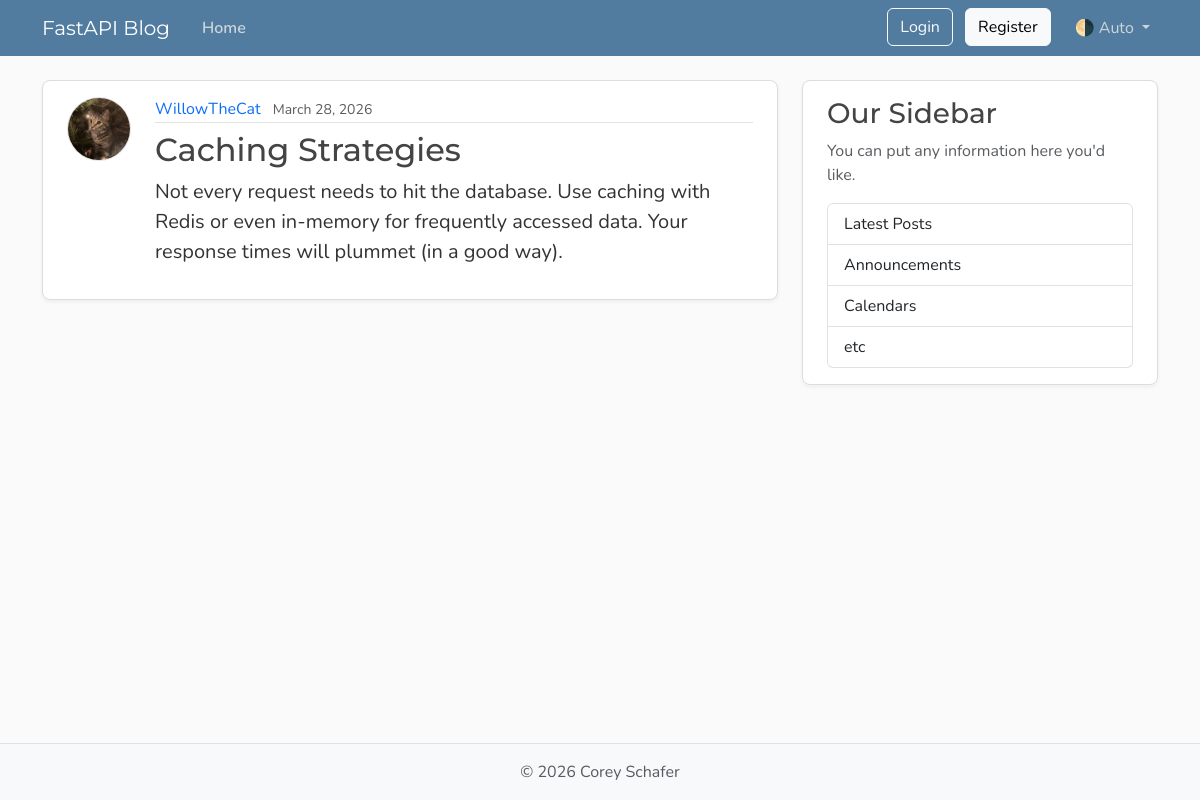
The page /posts/4 on the database its author committed.
### models.py (models this page shows, shortened)
class UserBase(SQLModel):
    username: Annotated[str, SQLModelField(min_length=1, max_length=50, unique=True, nullable=False)]
    image_file: Annotated[str | None, SQLModelField(max_length=200, nullable=True, default=None)] = None

class User(UserBase, table=True):
    __tablename__ = "users" # type: ignore
    id: Annotated[int | None, SQLModelField(default=None, primary_key=True, index=True)] = None
    email: Annotated[EmailStr, SQLModelField(max_length=120, unique=True, nullable=False)]
    password_hash: Annotated[str, SQLModelField(max_length=200, nullable=False)]
    posts: Mapped[list["Post"]] = Relationship(
        sa_relationship=relationship("Post", back_populates="author", cascade="all, delete-orphan"))
    reset_tokens: Mapped[list[PasswordResetToken]] = Relationship(
        sa_relationship=relationship("PasswordResetToken",back_populates="user", cascade="all, delete-orphan")
    )

class PostBase(SQLModel):
    title: Annotated[str, SQLModelField(min_length=1, max_length=100, index=True)]
    content: Annotated[str, SQLModelField(min_length=1)]

class Post(PostBase, table=True):
    __tablename__ = "posts" # type: ignore
    id: Annotated[int | None, SQLModelField(default=None, primary_key=True)] = None
    date_posted: Annotated[datetime, SQLModelField(
        sa_column=Column(DateTime(timezone=True)),
        default_factory=lambda: datetime.now(tz=timezone.utc))]
    user_id: Annotated[int, SQLModelField(foreign_key="users.id", nullable=False, index=True)]
    author: Mapped[User] = Relationship(
        sa_relationship=relationship("User", back_populates="posts"))

### main.py (the view)
@app.get("/posts/{post_id}", include_in_schema=False)
async def post_page(request: Request, post_id: int, db: Annotated[AsyncSession, Depends(models.get_db)]):
    result = await db.execute(select(models.Post).options(selectinload(models.Post.author)).where(col(models.Post.id) == post_id))
    post = result.scalars().first()
    if post:
        title = post.title[:50]
        return templates.TemplateResponse(request,
            "post.html",
            {"post": post, "title": title}
        )
    raise HTTPException(status_code=status.HTTP_404_NOT_FOUND, detail="Post not found")

### templates/post.html (shortened to what this page needs)
{% extends "layout.html" %}
{% block content %}
  <article class="content-section py-3 px-4 mb-4">
    <div class="d-flex align-items-start gap-4">
      <img class="rounded-circle article-img flex-shrink-0"
           src="{{ post.author.image_path}}"
           alt="{{ post.author.username }}'s profile picture"
           width="64"
           height="64"
           loading="lazy">
      <div class="flex-grow-1">
        <div class="article-metadata mb-2">
          <a class="me-2" href="{{ url_for('user_posts', user_id=post.author.id) }}">{{ post.author.username }}</a>
          <small class="text-body-secondary">{{ post.date_posted.strftime("%B %d, %Y") }}</small>
        </div>
        <h2 class="article-title">{{ post.title }}</h2>
        <p class="article-content">{{ post.content }}</p>
      </div>
    </div>
  </article>
{% endblock content %}

### static/css/main.css (style rules this page uses)
:root { --font-heading: "Montserrat", system-ui, -apple-system, BlinkMacSystemFont, sans-serif; --font-body: "Nunito", system-ui, -apple-system, BlinkMacSystemFont, sans-serif; --color-bg-body: #fafafa; --color-bg-content: #ffffff; --color-text-primary: #333333; --color-text-heading: #444444; --color-steel: #527c9f; --color-nav-link: #cbd5db; --color-nav-link-hover: #ffffff; --color-link-hover: #428bca; --color-border: #dddddd; --color-border-light: #e3e3e3; --spacing-xl: 5rem; --article-img-size: 4rem; --account-img-size: 7.813rem; }
body { font-family: var(--font-body); background: var(--color-bg-body); color: var(--color-text-primary); }
h1, h2, h3, h4, h5, h6 { font-family: var(--font-heading); color: var(--color-text-heading); }
a { text-decoration: none; }
.content-section { background: var(--color-bg-content); border: 1px solid var(--color-border); border-radius: 0.5rem; box-shadow: 0 2px 4px rgba(15, 23, 42, 0.05); transition: box-shadow 0.15s ease, transform 0.15s ease, border-color 0.15s ease; }
.article-title { color: var(--color-text-heading); transition: color 0.2s ease-in-out; }
.article-content { white-space: pre-line; font-size: 1.25rem; }
.article-img { height: var(--article-img-size); width: var(--article-img-size); flex-shrink: 0; object-fit: cover; border: 1px solid var(--color-border-light); box-shadow: 0 0 0 2px var(--color-bg-content); }
.article-metadata { padding-bottom: 0.063rem; border-bottom: 1px solid var(--color-border-light); }
.article-metadata a { transition: color 0.2s ease-in-out; }

### rows shown on the page
User: author.image_path (picture), author.username "WillowTheCat"
Post: date_posted "March 28, 2026", title "Caching Strategies", content "Not every request needs to hit the database. Use caching with Redis or even in-memory for frequently accessed data. Your response times will plummet (in a good way)."
